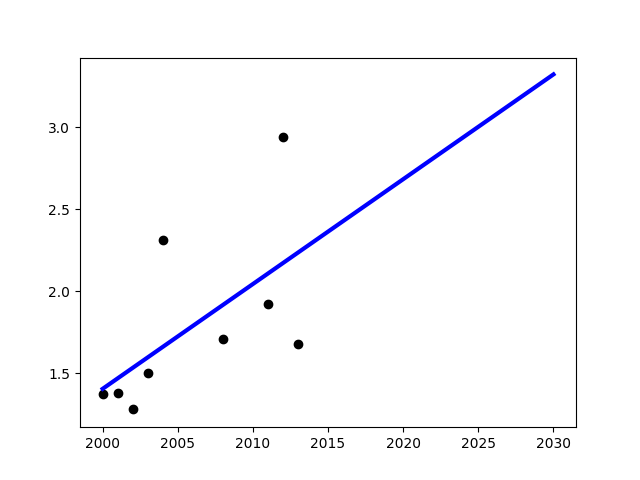

The script that saved this image:
import pandas as pd
import matplotlib.pyplot as plt
from sklearn import linear_model

S_h = pd.read_csv("/Users/farukhsaidmuratov/PycharmProjects/CallForCodeTeamWeatherPrediction/S_h.csv")

y_axis = S_h[S_h["Frequency"] != 0].drop(labels="Year", axis=1).drop(labels="Frequency", axis=1).sum(axis=1)
X_axis = S_h[S_h["Frequency"] != 0]["Year"]

# Linear Regression model
X_axis = X_axis.reshape(-1, 1)
reg = linear_model.LinearRegression()
reg.fit(X_axis, y_axis)

X_axis_extended = pd.Series(list(range(2000, 2031)))
X_axis_extended = X_axis_extended.reshape(-1, 1)

y_pred = reg.predict(X_axis_extended)

plt.figure()
plt.scatter(X_axis, y_axis,  color='black')
plt.plot(X_axis_extended, y_pred, color='blue', linewidth=3)

plt.savefig(filename="ShScoreVsYear")
plt.close()

print(reg.coef_)
